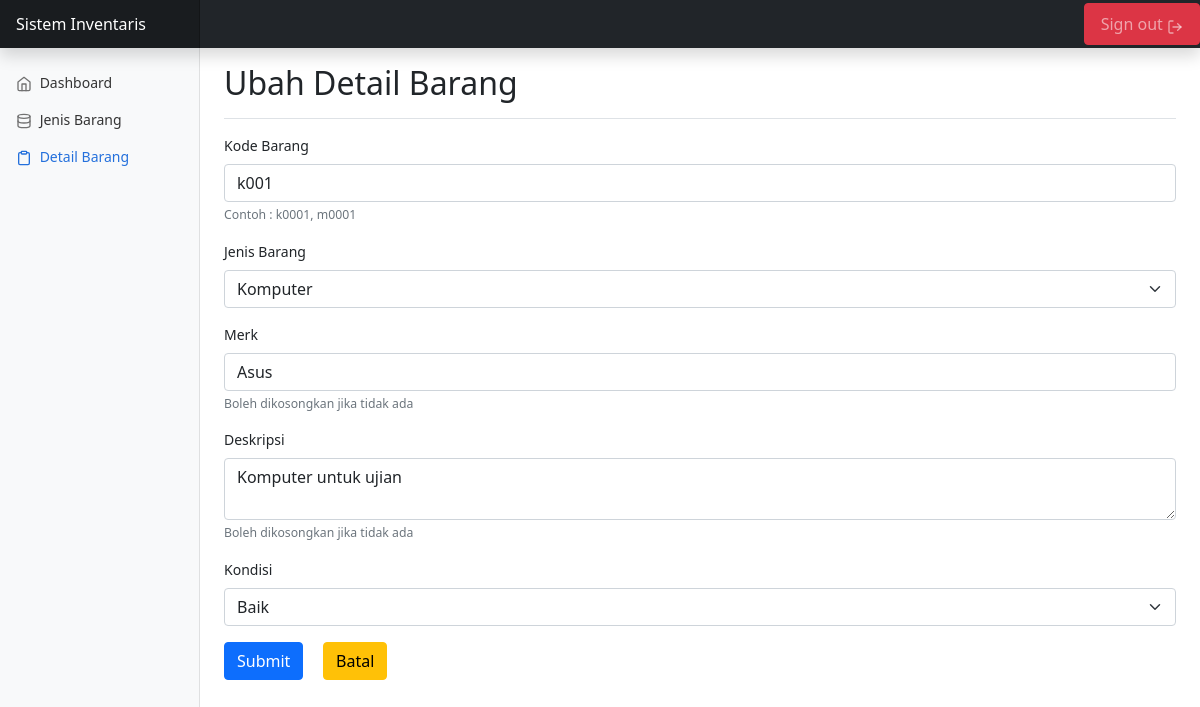
The app's page /ubahdetail.php?id=1 (signed in) with its own data.
### tables this page shows
CREATE TABLE `detail_barang` (
  `id` int(11) NOT NULL,
  `kode` varchar(20) NOT NULL,
  `id_jenis` int(11) NOT NULL,
  `merk` varchar(20) DEFAULT NULL,
  `deskripsi` text NOT NULL,
  `kondisi` tinyint(1) NOT NULL
);

### functions.php (called while the page is built, shortened)
<?php
  $conn = mysqli_connect("localhost", "root", "", "inventaris");
  function query($query)
  {
    global $conn;
    $result = mysqli_query($conn, $query);
    $rows = [];
    while ($row = mysqli_fetch_assoc($result)) {
      $rows[] = $row;
    }
    return $rows;
  }
?>

### ubahdetail.php (the view, shortened to what this page needs)
<?php
  require 'functions.php';
  $jenis_barang = query("SELECT * FROM jenis_barang");
  $id = $_GET["id"];
  $detail = query("SELECT * FROM detail_barang where id = $id")[0];
?>
<!DOCTYPE html>
<html lang="en" dir="ltr">
  <head>
    <link rel="stylesheet" href="css/bootstrap.min.css">
    <link href="css/dashboard.css" rel="stylesheet">
  </head>
  <body>
    <header class="navbar navbar-dark sticky-top bg-dark flex-md-nowrap p-0 shadow">
      <a class="navbar-brand col-md-3 col-lg-2 me-0 px-3" href="index.php">Sistem Inventaris</a>
      <div class="navbar-nav">
        <div class="nav-item text-nowrap">
          <a class="nav-link btn btn-danger px-3" href="logout.php">Sign out  <span data-feather="log-out"></span></a>
        </div>
      </div>
    </header>
    <div class="container-fluid">
      <div class="row">
        <nav id="sidebarMenu" class="col-md-3 col-lg-2 d-md-block bg-light sidebar collapse">
          <div class="position-sticky pt-3">
            <ul class="nav flex-column">
              <li class="nav-item">
                  <a class="nav-link" aria-current="page" href="index.php">
                  <span data-feather="home"></span>
                  Dashboard
                </a>
              </li>
              <li class="nav-item">
                <a class="nav-link" href="jenisbarang.php">
                  <span data-feather="database"></span>
                  Jenis Barang
                </a>
              </li>
              <li class="nav-item">
                <a class="nav-link active" href="detail.php">
                  <span data-feather="clipboard"></span>
                  Detail Barang
                </a>
              </li>
            </ul>
          </div>
        </nav>
        <main class="col-md-9 ms-sm-auto col-lg-10 px-md-4">
          <div class="d-flex justify-content-between flex-wrap flex-md-nowrap align-items-center pt-3 pb-2 mb-3 border-bottom">
            <h1 class="h2">Ubah Detail Barang</h1>
          </div>
          <form class="mb-5" method="post">
            <div class="mb-3">
              <label for="kategori" class="form-label">Kode Barang</label>
              <input type="text" class="form-control" id="kode" name="kode" value="<?=$detail["kode"] ?>" required>
              <div id="emailHelp" class="form-text">Contoh : k0001, m0001</div>
            </div>
            <div class="mb-3">
              <label for="jenis_barang" class="form-label">Jenis Barang</label>
              <select class="form-select" name="id_jenis" required>
                <?php foreach ($jenis_barang as $row) :
                  if ($detail["id_jenis"] == $row["id"]) { ?>
                    <option value="<?= $row["id"]?>" selected><?= $row["nama_jenis"]; ?></option>
                  <?php }
                  else { ?>
                    <option value="<?= $row["id"]?>"><?= $row["nama_jenis"]; ?></option>
                  <?php } ?>
                <?php endforeach ?>
              </select>
            </div>
            <div class="mb-3">
              <label for="merk" class="form-label">Merk</label>
              <input type="text" class="form-control" id="merk" name="merk" value="<?=$detail["merk"] ?>">
              <div id="emailHelp" class="form-text">Boleh dikosongkan jika tidak ada</div>
            </div>
            <div class="mb-3">
              <label for="deskripsi" class="form-label">Deskripsi</label>
              <textarea class="form-control" rows="2" name="deskripsi"  required><?=$detail["deskripsi"] ?></textarea>
              <div id="emailHelp" class="form-text">Boleh dikosongkan jika tidak ada</div>
            </div>
            <div class="mb-3">
              <label for="kondisi" class="form-label">Kondisi</label>
              <select class="form-select" name="kondisi">
                <?php if ($detail["kondisi"] == '1') { ?>
                  <option value="1">Baik</option>
                <?php }
                else { ?>
                  <option value="0">Rusak</option>
                <?php }?>
              </select>
            </div>
            <button type="submit" class="btn btn-primary" name="submit">Submit</button>
            <a href="detail.php" class="btn btn-warning mx-3">Batal</a>
          </form>
        </main>
      </div>
    </div>
  </body>
</html>

### css/dashboard.css (style rules this page uses)
body { font-size: .875rem; }
.feather { width: 16px; height: 16px; vertical-align: text-bottom; }
.sidebar { position: fixed; top: 0; bottom: 0; left: 0; z-index: 100; padding: 48px 0 0; box-shadow: inset -1px 0 0 rgba(0, 0, 0, .1); }
.sidebar .nav-link { font-weight: 500; color: #333; }
.sidebar .nav-link .feather { margin-right: 4px; color: #727272; }
.sidebar .nav-link.active { color: #2470dc; }
.sidebar .nav-link:hover .feather, .sidebar .nav-link.active .feather { color: inherit; }
.navbar-brand { padding-top: .75rem; padding-bottom: .75rem; font-size: 1rem; background-color: rgba(0, 0, 0, .25); box-shadow: inset -1px 0 0 rgba(0, 0, 0, .25); }

### records on screen
detail_barang: kode "k001", merk "Asus", deskripsi "Komputer untuk ujian", kondisi "Baik"

### other values on screen
form field id_jenis "Komputer"
